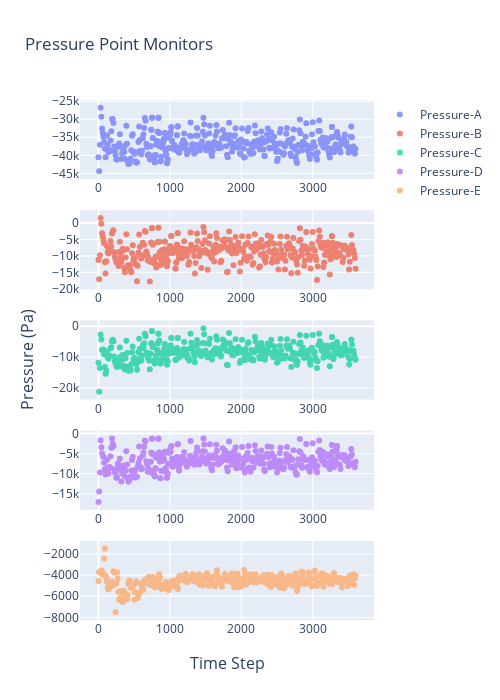

The cell this chart's notebook holds for it:
### Code cell
color10_16 = ['#636EFA', '#EF553B', '#00CC96', '#AB63FA', '#FFA15A', '#19D3F3', '#FF6692', '#B6E880', '#FF97FF',
              '#FECB52']
fig = make_subplots(
    rows=5,
    cols=1,
    shared_xaxes=False,
    x_title="Time Step",
    y_title="Pressure (Pa)")
# subplot_titles=("Point A", "Quadrant 2"))

fig.add_trace(go.Scatter(x=resid_dict['point-pressure-a.out']['Time Step'],
                         y=resid_dict['point-pressure-a.out']['point-pressure-a'],
                         mode='markers',
                         opacity=scatter_opacity,
                         name='Pressure-A',
                         line=dict(color=color10_16[0])),
              row=1, col=1)
# fig.add_trace(go.Scatter(x=bin_df['bin_centres'],
#                          y=bin_df['point-pressure-a_bin_mean'],
#                          mode='markers+lines',
#                          name='Mean +/- STD',
#                          line=dict(color='black'),
#                          opacity=.55,
#                          error_y_array=bin_df['point-pressure-a_std'],
#                          showlegend=False),
#               row=1, col=1)

fig.add_trace(go.Scatter(x=resid_dict['point-pressure-b.out']['Time Step'],
                         y=resid_dict['point-pressure-b.out']['point-pressure-b'],
                         mode='markers',
                         opacity=scatter_opacity,
                         name='Pressure-B',
                         line=dict(color=color10_16[1])),
              row=2, col=1)
# fig.add_trace(go.Scatter(x=bin_df['bin_centres'],
#                          y=bin_df['point-pressure-b_bin_mean'],
#                          mode='markers+lines',
#                          name='Mean +/- STD',
#                          line=dict(color='black'),
#                          opacity=.55,
#                          error_y_array=bin_df['point-pressure-b_std'],
#                          showlegend=False),
#               row=2, col=1)

fig.add_trace(go.Scatter(x=resid_dict['point-pressure-c.out']['Time Step'],
                         y=resid_dict['point-pressure-c.out']['point-pressure-c'],
                         mode='markers',
                         opacity=scatter_opacity,
                         name='Pressure-C',
                         line=dict(color=color10_16[2]),
                         showlegend=True),
              row=3, col=1)
# fig.add_trace(go.Scatter(x=bin_df['bin_centres'],
#                          y=bin_df['point-pressure-c_bin_mean'],
#                          mode='markers+lines',
#                          name='Mean +/- STD',
#                          line=dict(color='black'),
#                          opacity=.55,
#                          error_y_array=bin_df['point-pressure-c_std'],
#                          showlegend=False),
#               row=3, col=1)

fig.add_trace(go.Scatter(x=resid_dict['point-pressure-d.out']['Time Step'],
                         y=resid_dict['point-pressure-d.out']['point-pressure-d'],
                         mode='markers',
                         opacity=scatter_opacity,
                         name='Pressure-D',
                         line=dict(color=color10_16[3]),
                         showlegend=True),
              row=4, col=1)
# fig.add_trace(go.Scatter(x=bin_df['bin_centres'],
#                          y=bin_df['point-pressure-d_bin_mean'],
#                          mode='markers+lines',
#                          name='Mean +/- STD',
#                          line=dict(color='black'),
#                          opacity=.55,
#                          error_y_array=bin_df['point-pressure-d_std'],
#                          showlegend=False),
#               row=4, col=1)

fig.add_trace(go.Scatter(x=resid_dict['point-pressure-e.out']['Time Step'],
                         y=resid_dict['point-pressure-e.out']['point-pressure-e'],
                         mode='markers',
                         opacity=scatter_opacity,
                         name='Pressure-E',
                         line=dict(color=color10_16[4]),
                         showlegend=True),
              row=5, col=1)
# fig.add_trace(go.Scatter(x=bin_df['bin_centres'],
#                          y=bin_df['point-pressure-e_bin_mean'],
#                          mode='markers+lines',
#                          name='Mean +/- STD',
#                          line=dict(color='black'),
#                          opacity=.55,
#                          error_y_array=bin_df['point-pressure-e_std'],
#                          showlegend=True),
#               row=5, col=1)

fig.update_layout(height=700, width=500,
                  title_text="Pressure Point Monitors")

fig.show()

### Figure 1 — Plotly figure (JSON) as saved in the notebook; plotly's stock layout.template omitted (floating-point values rounded to 4 significant figures; data arrays with more than 128 entries replaced by an {"elided": "..."} marker saying what was removed)
{"data": [{"line": {"color": "#636EFA"}, "mode": "markers", "name": "Pressure-A", "opacity": 0.7, "type": "scatter", "x": {"elided": "418 int values"}, "xaxis": "x", "y": {"elided": "418 float values"}, "yaxis": "y"}, {"line": {"color": "#EF553B"}, "mode": "markers", "name": "Pressure-B", "opacity": 0.7, "type": "scatter", "x": {"elided": "418 int values"}, "xaxis": "x2", "y": {"elided": "418 float values"}, "yaxis": "y2"}, {"line": {"color": "#00CC96"}, "mode": "markers", "name": "Pressure-C", "opacity": 0.7, "showlegend": true, "type": "scatter", "x": {"elided": "418 int values"}, "xaxis": "x3", "y": {"elided": "418 float values"}, "yaxis": "y3"}, {"line": {"color": "#AB63FA"}, "mode": "markers", "name": "Pressure-D", "opacity": 0.7, "showlegend": true, "type": "scatter", "x": {"elided": "418 int values"}, "xaxis": "x4", "y": {"elided": "418 float values"}, "yaxis": "y4"}, {"line": {"color": "#FFA15A"}, "mode": "markers", "name": "Pressure-E", "opacity": 0.7, "showlegend": true, "type": "scatter", "x": {"elided": "418 int values"}, "xaxis": "x5", "y": {"elided": "418 float values"}, "yaxis": "y5"}], "layout": {"annotations": [{"font": {"size": 16}, "showarrow": false, "text": "Time Step", "x": 0.5, "xanchor": "center", "xref": "paper", "y": 0, "yanchor": "top", "yref": "paper", "yshift": -30}, {"font": {"size": 16}, "showarrow": false, "text": "Pressure (Pa)", "textangle": -90, "x": 0, "xanchor": "right", "xref": "paper", "xshift": -40, "y": 0.5, "yanchor": "middle", "yref": "paper"}], "height": 700, "title": {"text": "Pressure Point Monitors"}, "width": 500, "xaxis": {"anchor": "y", "domain": [0.0, 1.0]}, "xaxis2": {"anchor": "y2", "domain": [0.0, 1.0]}, "xaxis3": {"anchor": "y3", "domain": [0.0, 1.0]}, "xaxis4": {"anchor": "y4", "domain": [0.0, 1.0]}, "xaxis5": {"anchor": "y5", "domain": [0.0, 1.0]}, "yaxis": {"anchor": "x", "domain": [0.848, 1.0]}, "yaxis2": {"anchor": "x2", "domain": [0.636, 0.788]}, "yaxis3": {"anchor": "x3", "domain": [0.424, 0.576]}, "yaxis4": {"anchor": "x4", "domain": [0.212, 0.364]}, "yaxis5": {"anchor": "x5", "domain": [0.0, 0.152]}}}
